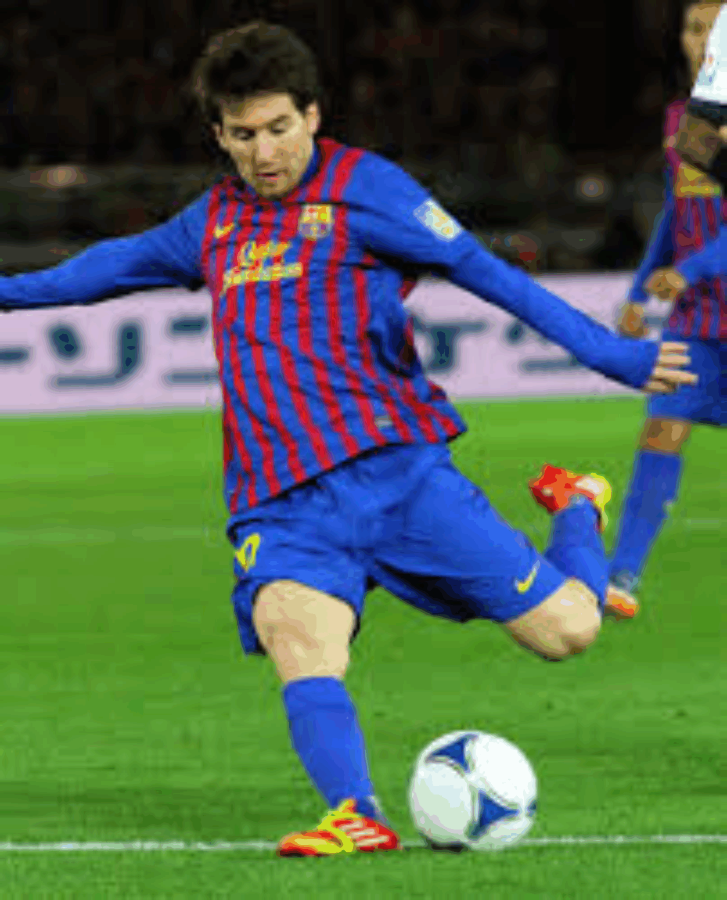
#> input picture images/messi.jpg, 1454 x 1800 px, given in place of the camera (shown at 1/2 size)
$ python video_facial_detection.py --face haarcascade_frontalface_default.xml
#> lines starting #> are read from the running program, lines starting #| are printed output that depends on the picture
### facedetector.py
import cv2


class FaceDetector:
    def __init__(self, faceCascadePath):

        # Define the classifier
        self.faceCascade = cv2.CascadeClassifier(faceCascadePath)

    def detect(self, image, scaleFactor=1.1, minNeighbors=5, minSize=(30, 30)):
        """
        :param image: The image to be processed
        :param scaleFactor: How much the image is reduced at each image scale.
        :param minNeighbors: How many neighbors each window will be detected
        :param minSize: width and height of the window size
        :return: List of tuples of the bounding boxes of the face image
        """
        rectangle = self.faceCascade.detectMultiScale(image,
                                                      scaleFactor=scaleFactor,
                                                      minNeighbors=minNeighbors,
                                                      minSize=minSize,
                                                      flags=cv2.CASCADE_SCALE_IMAGE)

        return rectangle

### video_facial_detection.py
import argparse
import config
import cv2

from facedetector import FaceDetector
import imutils

# setup the argument parse for command line inputs
parser = argparse.ArgumentParser()
parser.add_argument("-f",
                    "--face",
                    required=True,
                    help="path to face cascade classifier ")
parser.add_argument("-v",
                    "--video",
                    help="path to video (optional)")

arguments = vars(parser.parse_args())

detector = FaceDetector(arguments["face"])

# detect if a video file is passed in, otherwise use the camera
if not arguments.get("video", False):
    camera = cv2.VideoCapture(0)
else:
    camera = cv2.VideoCapture(arguments["video"])

# continue processing until the passed in video file is done, or the user
# stops the application by pressing the 'q' key
while True:
    (grabbed, frame) = camera.read()
#> frame is the input picture: shape (1800, 1454, 3); mean B, G, R 78.5, 101.3, 78.4
    # read() returns a boolean value of success and the frame

    # if nothing is returned don't keep going
    if arguments.get("video") and not grabbed:
        break

    # resize the frame to 300 pixels in width, for performance
    frame = imutils.resize(frame, width=300)
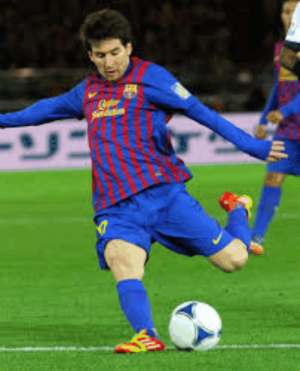
#> frame: shape (371, 300, 3); mean B, G, R 78.5, 101.3, 78.4
    # convert the frame to gray scale for processing
    gray = cv2.cvtColor(frame, cv2.COLOR_BGR2GRAY)
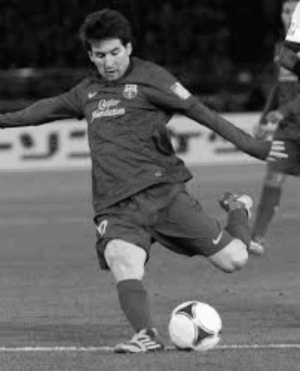
#> gray: shape (371, 300); min 5, max 251, mean 91.9

    # run the frame through the facial detector in the same fashion as
    # still pictures from picture_detection.py
    face_rectangles = detector.detect(gray,
                                      scaleFactor=1.1,
                                      minNeighbors=5,
                                      minSize=config.WINDOW_SIZE)
#> in detect, `rectangle = self.faceCascade.detectMultiScale(image, scaleFactor=scale..`: rectangle = [[85, 35, 49, 49]]
#> face_rectangles = [[85, 35, 49, 49]]

    # Make a copy of the the frame... just in case
    frame_clone = frame.copy()

    # Loop over the bounding boxes and draw rectangles
    for (fX, fY, fW, fH) in face_rectangles:
        cv2.rectangle(frame_clone,
                      (fX, fY),
                      (fX + fW, fY + fH),
#> (the run stopped early here; a loop or call above may not have finished)
